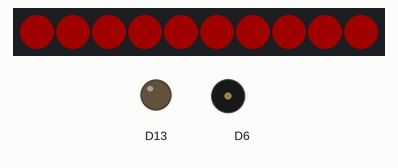
Recording of a sketch running on a simulated Adafruit Circuit Playground Express. Shown: 10 RGB LEDs in strip order, left to right, output pins drawn as LEDs (lit = HIGH), buzzer (waves = sounding). Dim RGB values are drawn brighter than linear.

Above: at 0.1 s.
At 10.36 s:
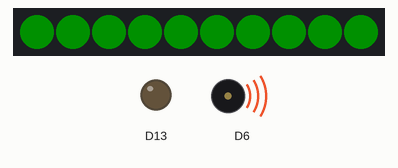
At 17.1 s:
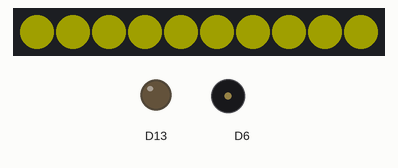
At 27.1 s:
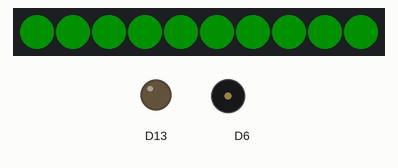
Timing chart, 0 to 40.0 s (numbered marks = the images above):
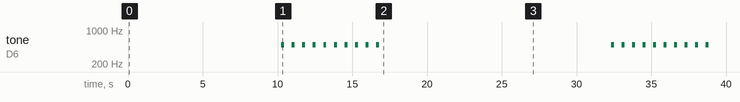

Measured:
- by itself, tone on D6: goes 9 × (500 Hz 0.20 s, silent 0.50 s), 500 Hz 0.20 s, silent 15.5 s, 9 × (500 Hz 0.20 s, silent 0.50 s), 500 Hz 0.20 s, then silent
- what the display in image 1 shows lasts 5.5 s, from 5.0 s to 10.5 s
- what the display in image 2 shows lasts 5.0 s, from 17.1 s to 22.1 s

The sketch:

semaforo-control-basado-tiempo-fijo.ino
```cpp
///////////////////////////////////////////////////////////////////////////////
// Circuit playground classic semaphore
// Authors:
// Isabella Rodríguez Sánchez
// Esteban Isaac Baires Cerdas
// Jorge Ricardo Díaz Sagot
///////////////////////////////////////////////////////////////////////////////

#include <Adafruit_CircuitPlayground.h>

#define RED           0xFF0000   // change this to your favorite color
#define YELLOW        0xFFFF00
#define GREEN         0x008000
#define FLASH_RATE    250        // lower is faster
#define BRIGHTNESS    32
#define FLASHES       10
#define STOP_TIME     5000
#define GO_TIME       5000

///////////////////////////////////////////////////////////////////////////////
void setup() {
  CircuitPlayground.begin();

  // Make it bright!
  CircuitPlayground.setBrightness(BRIGHTNESS);
}


///////////////////////////////////////////////////////////////////////////////
void loop() {
  // Turn on all the pixels to COLOR
  for (int pixel=0; pixel<10; pixel++) {
    CircuitPlayground.setPixelColor(pixel, RED);
  }

  delay(STOP_TIME);

  for (int pixel=0; pixel<10; pixel++) {
    CircuitPlayground.setPixelColor(pixel, GREEN);
  }

  delay(GO_TIME);

  flash(GREEN);

  for (int pixel=0; pixel<10; pixel++) {
    CircuitPlayground.setPixelColor(pixel, YELLOW);
  }

  delay(GO_TIME);
}

void flash(unsigned int color) {
  for (int i = 0; i < FLASHES; ++i) {
    for (int pixel=0; pixel<10; pixel++) {
      CircuitPlayground.setPixelColor(pixel, color);
    }
    // Leave them on for a little bit
    delay(FLASH_RATE);
    CircuitPlayground.playTone(500,200);    // output a 440 Hz sound for a tenth of a second
    // Turn off all the NeoPixels
    CircuitPlayground.clearPixels();

    // Leave them off for a little bit
    delay(FLASH_RATE);
  }
}

// References:
// Circuit Playground Bike Light - Flasher
// Author: Carter Nelson
// MIT License (https://opensource.org/licenses/MIT)
```
